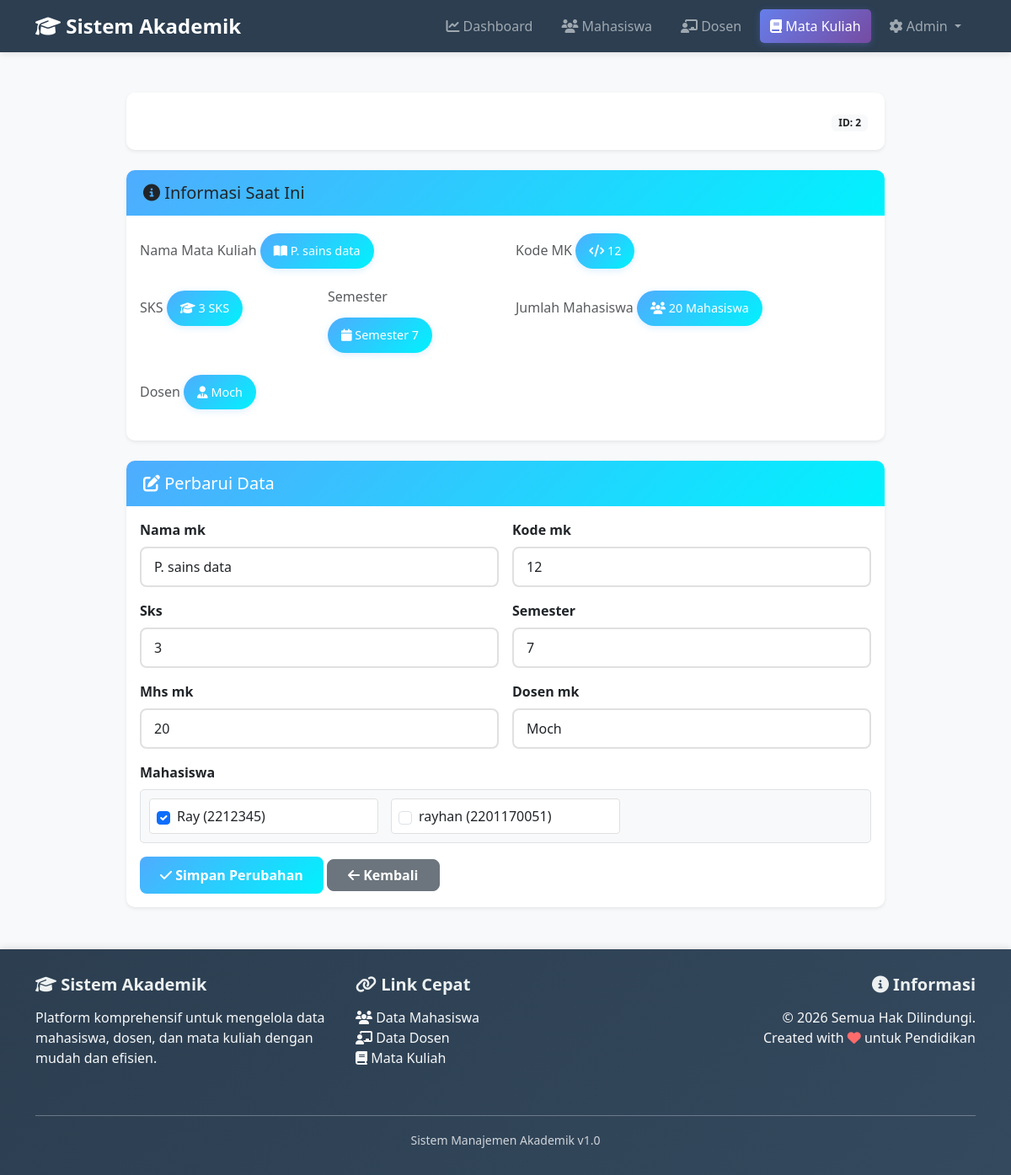
The page /mahasiswa/matakuliah/edit/2/ (signed in) on the database its author committed.
### mahasiswa/models.py (models this page shows, shortened)
class MataKuliah(models.Model):
    nama_mk = models.CharField(max_length=100)
    kode_mk = models.CharField(max_length=10, unique=True)
    sks = models.IntegerField()
    semester = models.IntegerField()
    mhs_mk = models.IntegerField()
    dosen_mk = models.ForeignKey(Dosen, on_delete=models.CASCADE)
    mahasiswa = models.ManyToManyField(Mahasiswa, blank=True, related_name='matakuliah_list')

class Dosen(models.Model):
    nama = models.CharField(max_length=100)
    nidn = models.CharField(max_length=20, unique=True)
    email = models.EmailField()
    no_hp = models.CharField(max_length=15)
    alamat = models.TextField()
    homebase = models.CharField(max_length=50)
    def __str__(self):
        return self.nama

### mahasiswa/views.py (the view)
# urls.py: path('matakuliah/edit/<int:id>/', edit_matakuliah, name='edit_matakuliah'),
@login_required(login_url='/admin/login/')
def edit_matakuliah(request, id):
    mk = get_object_or_404(MataKuliah, id=id)
    if request.method == 'POST':
        form = MataKuliahForm(request.POST, instance=mk)
        if form.is_valid():
            form.save()
            return redirect('input_mk')
    else:
        form = MataKuliahForm(instance=mk)
    return render(request, 'mahasiswa/edit_matakuliah.html', {'form': form, 'mk': mk, 'edit': True})

### mahasiswa/forms.py (shortened to what this page needs)
class MataKuliahForm(forms.ModelForm):
    class Meta:
        model = MataKuliah
        fields = '__all__'
        widgets = {
            'nama_mk': forms.TextInput(attrs={'class': 'form-control', 'placeholder': 'Masukkan nama mata kuliah'}),
            'kode_mk': forms.TextInput(attrs={'class': 'form-control', 'placeholder': 'Masukkan kode mata kuliah'}),
            'sks': forms.NumberInput(attrs={'class': 'form-control', 'placeholder': 'Masukkan SKS', 'type': 'number'}),
            'semester': forms.NumberInput(attrs={'class': 'form-control', 'placeholder': 'Masukkan semester', 'type': 'number'}),
            'mhs_mk': forms.NumberInput(attrs={'class': 'form-control', 'placeholder': 'Masukkan jumlah mahasiswa', 'type': 'number'}),
            'dosen_mk': forms.Select(attrs={'class': 'form-control'}),
            'mahasiswa': forms.CheckboxSelectMultiple(attrs={'class': 'form-check-input'}),
        }

### mahasiswa/models.py (called while the page is built)
    def __str__(self):
        return f"{self.nama} ({self.npm})"

### mahasiswa/templates/mahasiswa/edit_matakuliah.html (shortened to what this page needs)
{% extends "mahasiswa/base.html" %}
{% block content %}
<div class="edit-container">
    <div class="card shadow-sm mb-4 border-0">
        <div class="card-header bg-gradient" style="background: linear-gradient(135deg, #4facfe 0%, #00f2fe 100%); color: white;">
            <div class="row align-items-center">
                <div class="col">
                    <h2 class="mb-0"> Edit Mata Kuliah</h2>
                </div>
                <div class="col-auto">
                    <span class="badge bg-light text-dark">ID: {{ mk.id }}</span>
                </div>
            </div>
        </div>
    </div>
    <div class="card shadow-sm mb-4">
        <div class="card-header bg-light">
            <h5 class="mb-0"><i class="fas fa-info-circle"></i> Informasi Saat Ini</h5>
        </div>
        <div class="card-body">
            <div class="row">
                <div class="col-md-6">
                    <div class="mb-3">
                        <label class="form-label text-muted">Nama Mata Kuliah</label>
                        <div class="info-badge">
                            <i class="fas fa-book-open"></i> {{ mk.nama_mk }}
                        </div>
                    </div>
                </div>
                <div class="col-md-6">
                    <div class="mb-3">
                        <label class="form-label text-muted">Kode MK</label>
                        <div class="info-badge">
                            <i class="fas fa-code"></i> {{ mk.kode_mk }}
                        </div>
                    </div>
                </div>
                <div class="col-md-3">
                    <div class="mb-3">
                        <label class="form-label text-muted">SKS</label>
                        <div class="info-badge">
                            <i class="fas fa-graduation-cap"></i> {{ mk.sks }} SKS
                        </div>
                    </div>
                </div>
                <div class="col-md-3">
                    <div class="mb-3">
                        <label class="form-label text-muted">Semester</label>
                        <div class="info-badge">
                            <i class="fas fa-calendar"></i> Semester {{ mk.semester }}
                        </div>
                    </div>
                </div>
                <div class="col-md-6">
                    <div class="mb-3">
                        <label class="form-label text-muted">Jumlah Mahasiswa</label>
                        <div class="info-badge">
                            <i class="fas fa-users"></i> {{ mk.mhs_mk }} Mahasiswa
                        </div>
                    </div>
                </div>
                <div class="col-md-6">
                    <div class="mb-3">
                        <label class="form-label text-muted">Dosen</label>
                        <div class="info-badge">
                            <i class="fas fa-user-tie"></i> {{ mk.dosen_mk.nama }}
                        </div>
                    </div>
                </div>
            </div>
        </div>
    </div>
    <div class="card shadow-sm">
        <div class="card-header text-white" style="background: linear-gradient(135deg, #4facfe 0%, #00f2fe 100%);">
            <h5 class="mb-0"><i class="fas fa-edit"></i> Perbarui Data</h5>
        </div>
        <div class="card-body">
            <form method="POST" class="row g-3">
                {% for field in form %}
                    {% if field.name == 'mahasiswa' %}
                        <div class="col-12">
                            <label class="form-label"><strong>{{ field.label }}</strong></label>
                            <div class="mahasiswa-checkbox-group">
                                {% for checkbox in field %}
                                    {{ checkbox }}
                                {% endfor %}
                            </div>
                        </div>
                    {% else %}
                        <div class="col-md-6">
                            <label class="form-label"><strong>{{ field.label }}</strong></label>
                            {{ field }}
                        </div>
                    {% endif %}
                {% endfor %}
                <div class="col-12">
                    <button class="btn btn-submit px-4" type="submit">
                        <i class="fas fa-check"></i> Simpan Perubahan
                    </button>
                    <a href="{% url 'input_mk' %}" class="btn btn-secondary btn-back px-4">
                        <i class="fas fa-arrow-left"></i> Kembali
                    </a>
                </div>
            </form>
        </div>
    </div>
</div>
{% endblock %}

### mahasiswa/templates/mahasiswa/base.html (style rules this page uses)
body { background-color: #f8f9fa; font-family: 'Segoe UI', Tahoma, Geneva, Verdana, sans-serif; }
.card { border: none; border-radius: 10px; transition: all 0.3s ease; overflow: hidden; }
.card-header { border: none; padding: 15px 20px; font-weight: 600; }
.form-control, .form-select { border-radius: 8px; border: 2px solid #e0e0e0; transition: all 0.3s; }

### mahasiswa/templates/mahasiswa/edit_matakuliah.html (style rules this page uses)
.edit-container { max-width: 900px; margin: 0 auto; }
.info-badge { display: inline-block; padding: 10px 16px; margin: 5px 5px 5px 0; border-radius: 25px; background: linear-gradient(135deg, #4facfe 0%, #00f2fe 100%); color: white; font-size: 0.9rem; font-weight: 500; box-shadow: 0 2px 8px rgba(79, 172, 254, 0.2); }
.form-control, .form-select { border: 2px solid #e0e0e0; border-radius: 8px; transition: all 0.3s; padding: 10px 15px; }
.card-header { background: linear-gradient(135deg, #4facfe 0%, #00f2fe 100%); border: none; }
.btn-submit { background: linear-gradient(135deg, #4facfe 0%, #00f2fe 100%); border: none; color: white; padding: 10px 30px; border-radius: 8px; font-weight: 600; transition: all 0.3s; }
.btn-back { border-radius: 8px; font-weight: 600; }
.mahasiswa-checkbox-group { display: grid; grid-template-columns: repeat(auto-fill, minmax(250px, 1fr)); gap: 15px; max-height: 300px; overflow-y: auto; padding: 10px; border: 1px solid #dee2e6; border-radius: 5px; background-color: #f8f9fa; }
.mahasiswa-checkbox-group label { display: flex; align-items: center; margin: 0; padding: 8px; background-color: white; border-radius: 4px; border: 1px solid #e0e0e0; cursor: pointer; transition: all 0.3s; }
.mahasiswa-checkbox-group input[type="checkbox"] { margin-right: 8px; cursor: pointer; }

### rows shown on the page
MataKuliah: id "2", nama_mk "P. sains data", kode_mk "12", sks "3", semester "7", mhs_mk "20", dosen_mk.nama "Moch", form "P. sains data" "12" "3" "7" "20" "Moch"

### other values the page prints
{{ field.label }} "Nama mk" "Kode mk" "Sks" "Semester" "Mhs mk" "Dosen mk"
{{ field.label }} "Mahasiswa"
